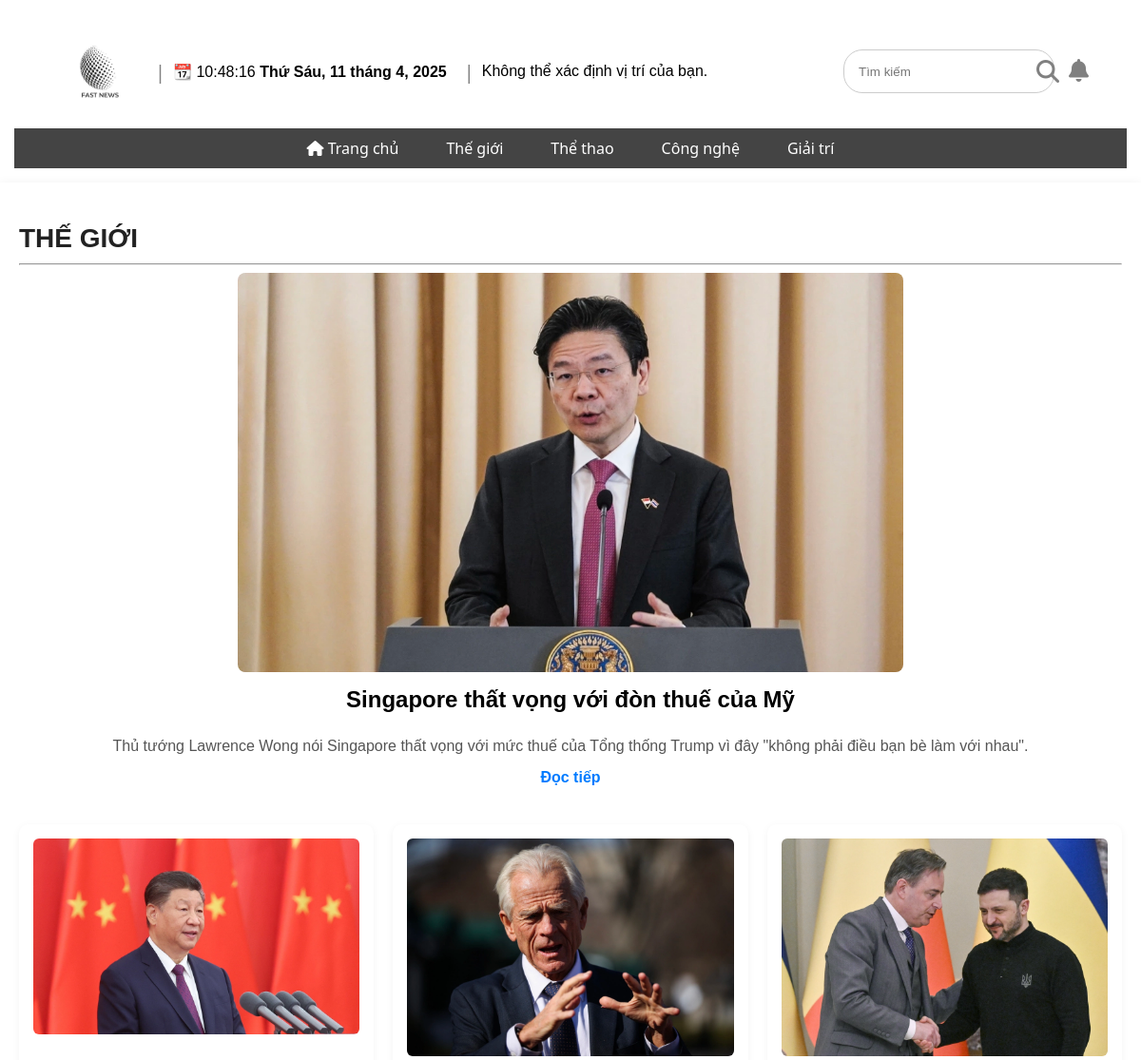
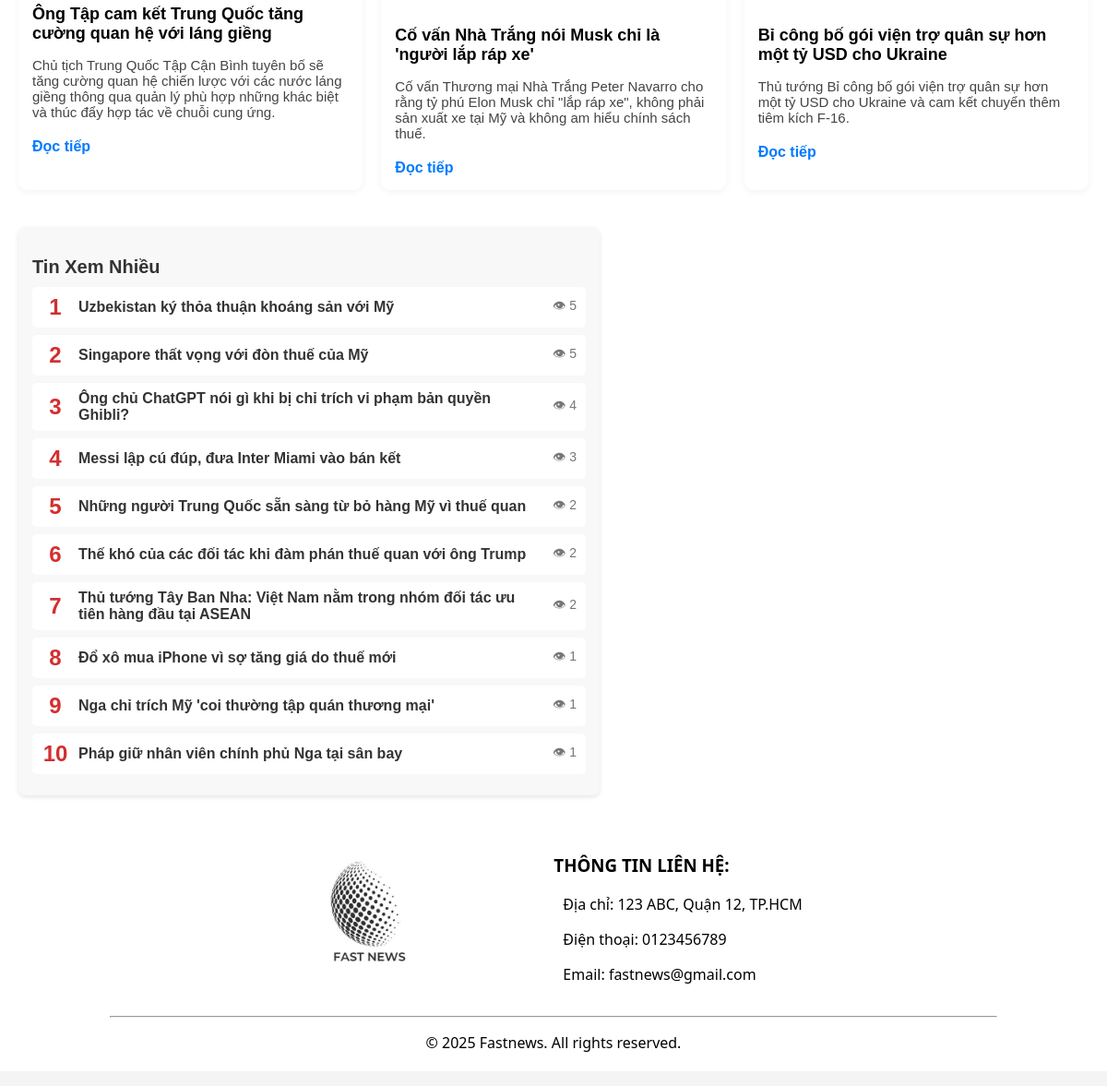
The page /news/page/CatalogueDetails.php on the database as committed earlier (2 pictures, top to bottom).
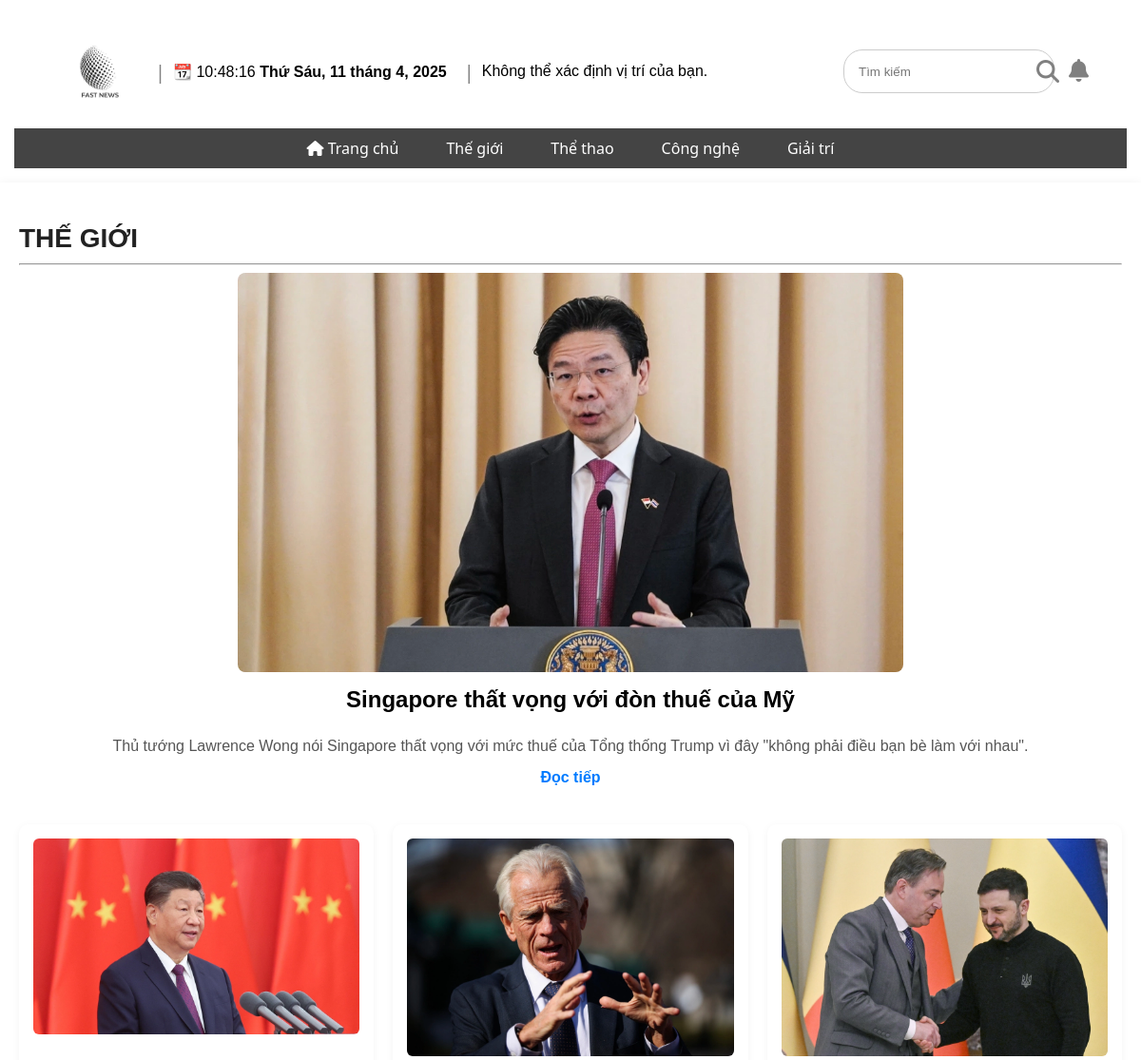
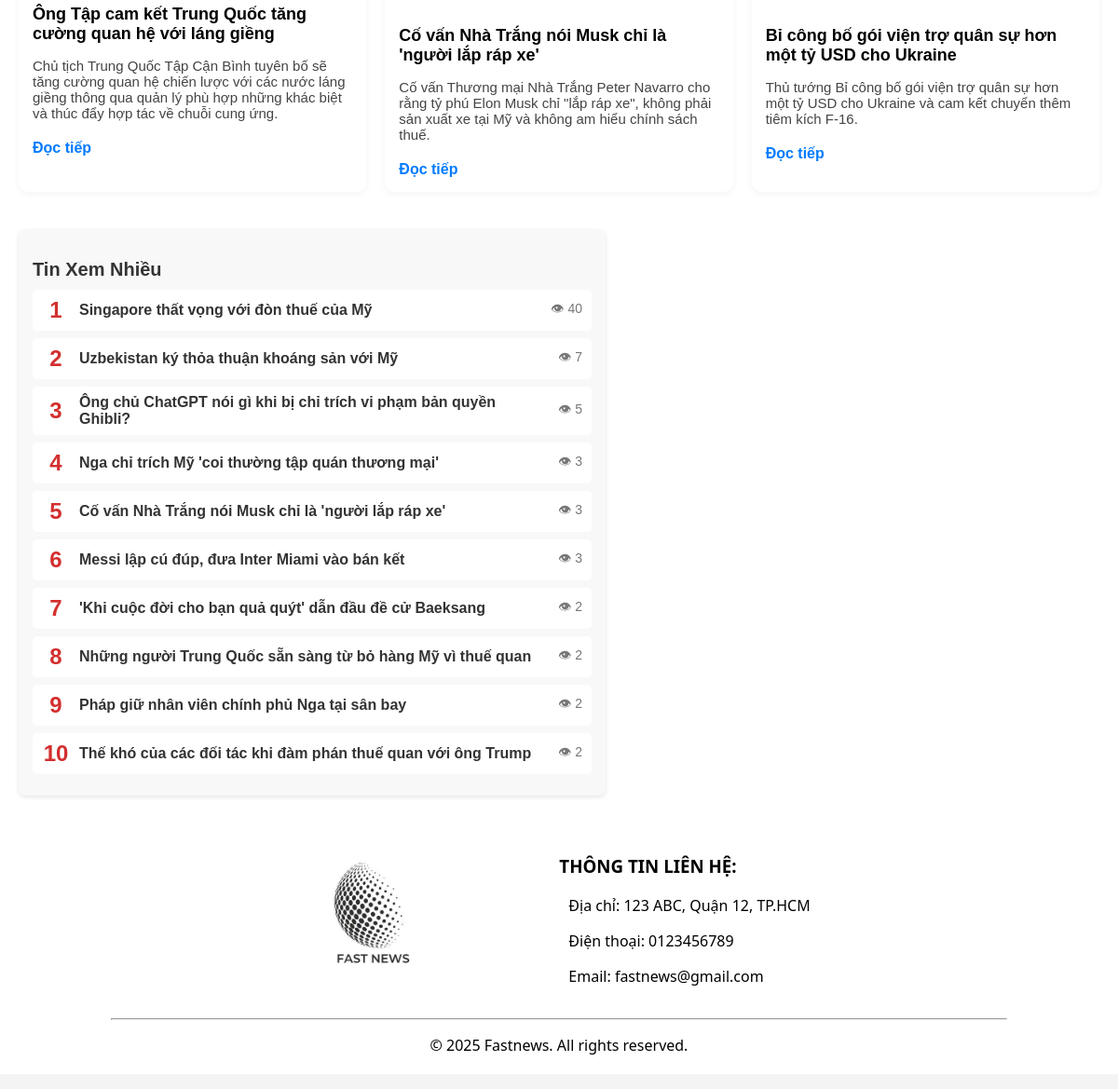
The same page on the database as committed later (2 pictures, top to bottom).
### tables this page shows
CREATE TABLE `news` (
  `id` int(11) NOT NULL,
  `title` varchar(255) NOT NULL,
  `description` text DEFAULT 'Mô tả',
  `content` text DEFAULT 'Nội dung',
  `image` varchar(255) DEFAULT 'img',
  `author` varchar(100) DEFAULT 'tác giả',
  `created_at` timestamp NOT NULL DEFAULT current_timestamp(),
  `category` varchar(255) NOT NULL,
  `is_featured` tinyint(1) NOT NULL DEFAULT 0,
  `views` int(11) NOT NULL DEFAULT 0
);

### news/functions/getArticle.php (called while the page is built, shortened)
<?php
function getNewsByCategoryFromDB($conn, $category) {
    $sql = "SELECT * FROM news WHERE category = ? ORDER BY created_at DESC LIMIT 10";
    $stmt = $conn->prepare($sql);
    $stmt->bind_param("s", $category);
    $stmt->execute();
    $result = $stmt->get_result();
    $news = [];
    while ($row = $result->fetch_assoc()) {
        $news[] = $row;
    }
    return $news;
}
?>

### news/page/CatalogueDetails.php (the view, shortened to what this page needs)
<?php
include '../functions/getArticle.php';
$worldNews = getNewsByCategoryFromDB($conn, 'Thế giới');
?>
<main>
    <h2 class="section-title">THẾ GIỚI</h2>
    <hr>
    <?php if (count($worldNews) > 0): ?>
        <div class="highlighted-news">
            <article class="highlighted-item">
                <img src="../uploads/<?= htmlspecialchars($worldNews[0]['image']) ?>" alt="Hình ảnh nổi bật" class="highlighted-img">
                <h3 class="highlighted-title">
                    <a href="../page/articleDetails.php?id=<?= $worldNews[0]['id'] ?>">
                        <?= htmlspecialchars($worldNews[0]['title']) ?>
                    </a>
                </h3>
                <p class="highlighted-desc"><?= htmlspecialchars($worldNews[0]['description']) ?></p>
                <a class="read-more" href="../page/articleDetails.php?id=<?= $worldNews[0]['id'] ?>">Đọc tiếp</a>
            </article>
        </div>
        <div class="news-grid">
            <?php foreach (array_slice($worldNews, 1, 3) as $news): ?>
                <article class="news-card">
                    <img src="../uploads/<?= htmlspecialchars($news['image']) ?>" alt="Hình ảnh nổi bật" class="news-img">
                    <h3 class="news-title">
                        <a href="../page/articleDetails.php?id=<?= $news['id'] ?>">
                            <?= htmlspecialchars($news['title']) ?>
                        </a>
                    </h3>
                    <p class="news-desc"><?= htmlspecialchars($news['description']) ?></p>
                    <a class="read-more" href="../page/articleDetails.php?id=<?= $news['id'] ?>">Đọc tiếp</a>
                </article>
            <?php endforeach; ?>
        </div>
    <?php else: ?>
        <p class="no-news">Không có bài viết nào trong chuyên mục này.</p>
    <?php endif; ?>
    <div class="most-viewed-container">
        <div id="most-viewed-news">
            <?php include '../includes/mostViewed.php'; ?>
        </div>
    </div>
</main>
<?php
include '../includes/master.php';
?>

### news/includes/mostViewed.php
<?php
include_once __DIR__ . '/../functions/database.php';
$sql = "SELECT id, title, views FROM news ORDER BY views DESC LIMIT 10";
$result = $conn->query($sql);
echo '<h2>Tin Xem Nhiều</h2>';
$rank = 1;
while ($row = $result->fetch_assoc()) {
    $title = htmlspecialchars($row['title']);
    $id = $row['id'];
    $views = $row['views'];
    echo <<<HTML
    <div class="most-viewed-item">
        <span>{$rank}</span>
        <a href="article.php?id={$id}">{$title}</a>
        <span style="margin-left: 10px" class="comment-count">👁 {$views}</span>
    </div>
    HTML;
    $rank++;
}
?>

Rows that differ between the two databases and show on the page:
no longer on this page (row unchanged): news: title "Thủ tướng Tây Ban Nha: Việt Nam nằm trong nhóm đối tác ưu tiên hàng đầu tại ASEAN", views "2", shown under "Tin Xem Nhiều"
no longer on this page (row unchanged): news: title "Đổ xô mua iPhone vì sợ tăng giá do thuế mới", views "1", shown under "Tin Xem Nhiều"
changed news "Singapore thất vọng với đòn thuế của Mỹ": views "5" → "40"; moves up the list
now on one of the page's lists (row edited): news: title "Cố vấn Nhà Trắng nói Musk chỉ là 'người lắp ráp xe'", views "3"
changed news "Uzbekistan ký thỏa thuận khoáng sản với Mỹ": views "5" → "7"
changed news "Ông chủ ChatGPT nói gì khi bị chỉ trích vi phạm bản quyền Ghibli?": views "4" → "5"
changed news "Nga chỉ trích Mỹ 'coi thường tập quán thương mại'": views "1" → "3"; moves up the list
now on this page (row edited): news: title "'Khi cuộc đời cho bạn quả quýt' dẫn đầu đề cử Baeksang", views "2", shown under "Tin Xem Nhiều"
changed news "Pháp giữ nhân viên chính phủ Nga tại sân bay": views "1" → "2"; moves up the list
